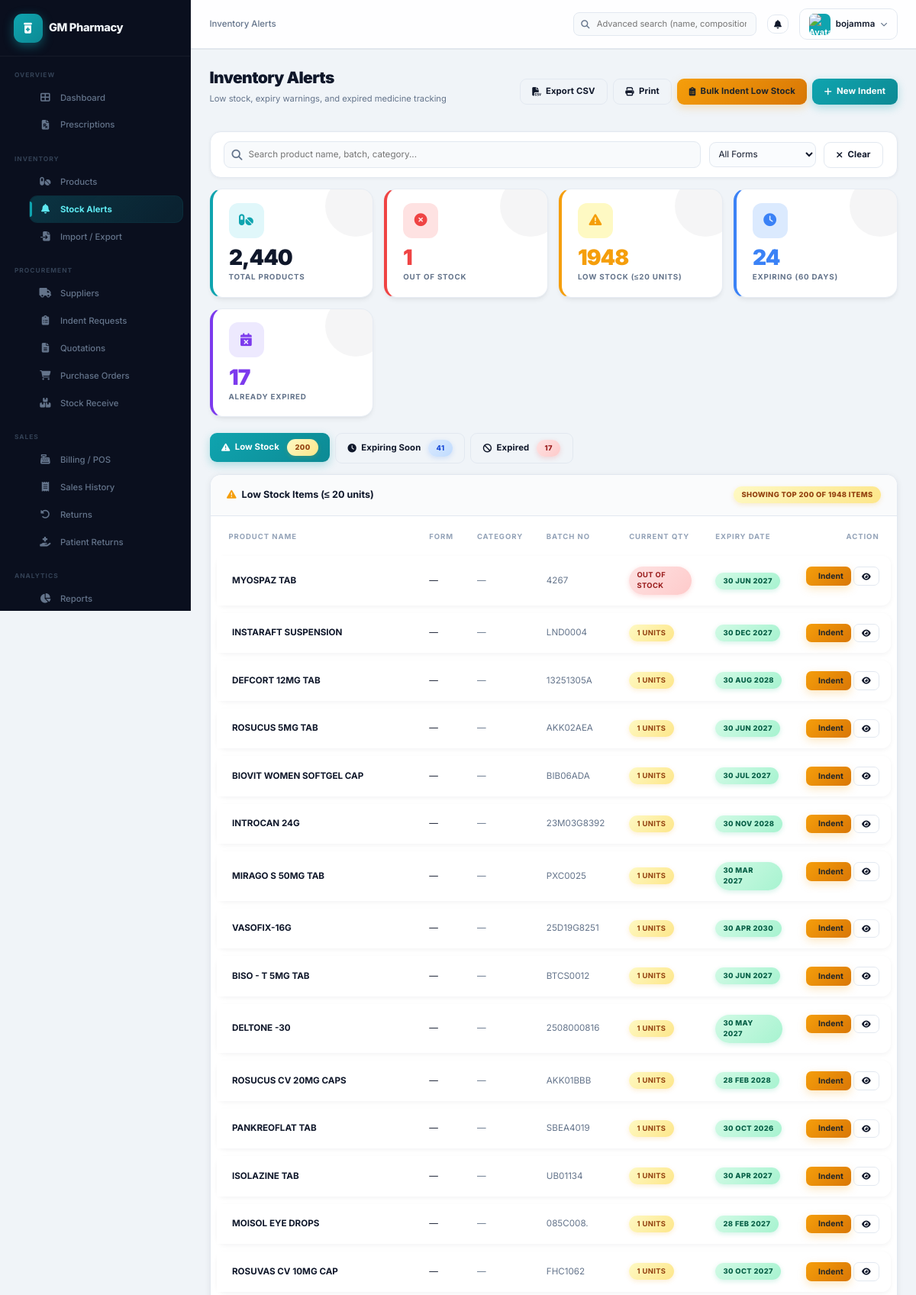
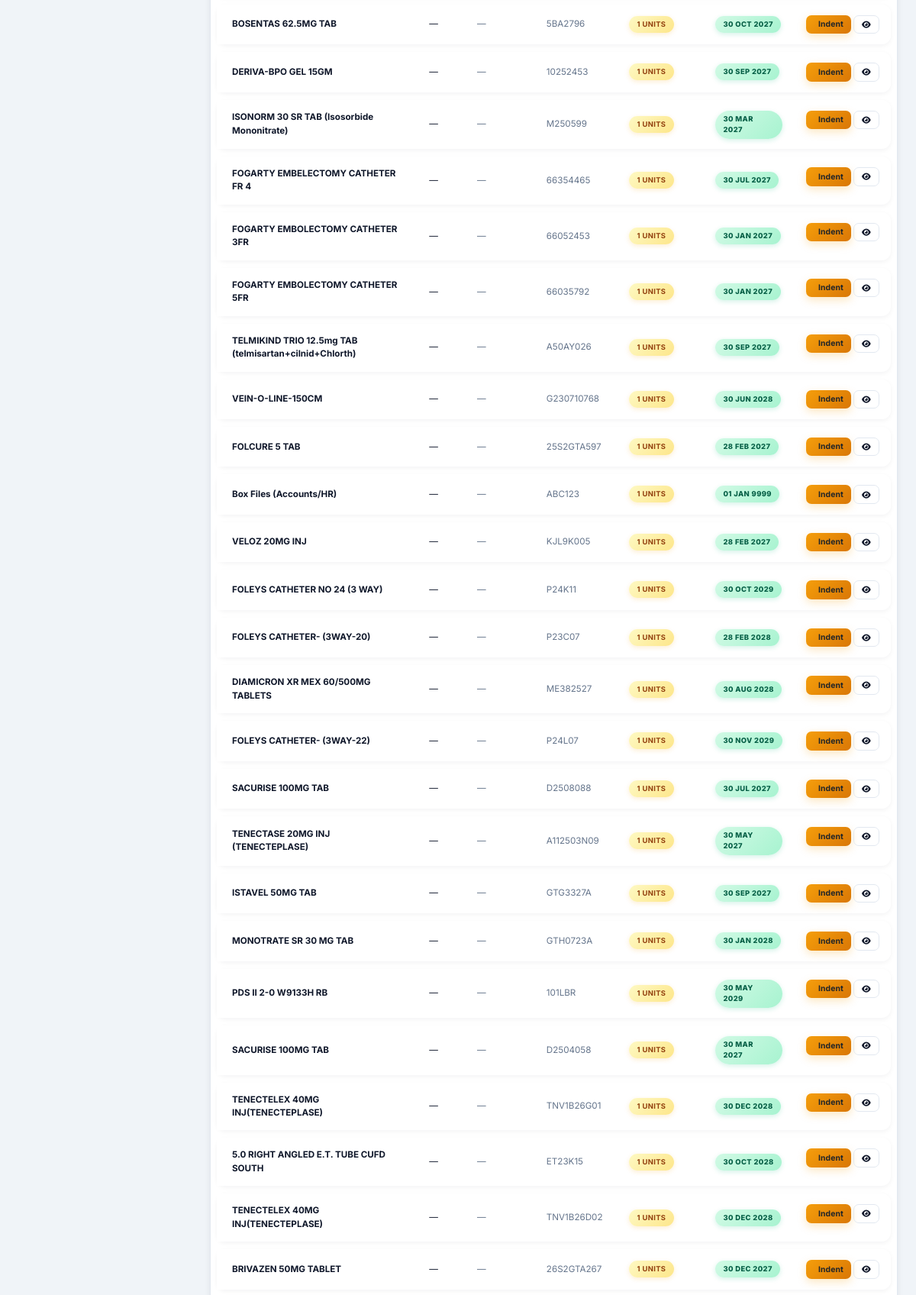
Screenshot of /pharmacy_view/inventory_alerts.php (signed in, upper part) with the database file from the repository (2 pictures, top to bottom).
### tables this page shows
CREATE TABLE `ph_settings` (
  `id` int(11) NOT NULL,
  `setting_key` varchar(100) NOT NULL,
  `setting_value` text DEFAULT NULL,
  `updated_at` timestamp NOT NULL DEFAULT current_timestamp() ON UPDATE current_timestamp()
);

CREATE TABLE `ph_product` (
  `sl_no` int(11) NOT NULL,
  `product_id` varchar(50) NOT NULL,
  `product_name` varchar(255) NOT NULL,
  `content` varchar(255) DEFAULT NULL,
  `strength` varchar(100) DEFAULT NULL,
  `form` varchar(100) DEFAULT NULL,
  `therapeutic` varchar(150) DEFAULT NULL,
  `hsn_code` varchar(20) DEFAULT NULL,
  `manufacturer` varchar(200) DEFAULT NULL,
  `purchase_rate` decimal(10,2) DEFAULT 0.00,
  `pack_rate` decimal(10,2) DEFAULT 0.00,
  `individual_rate` decimal(10,2) DEFAULT 0.00,
  `quantity` int(11) DEFAULT 0,
  `pack` varchar(100) DEFAULT NULL,
  `unit` varchar(50) DEFAULT '''Tablet''',
  `pack_size` int(11) DEFAULT 10,
  `min_stock` int(11) DEFAULT 20,
  `max_stock` int(11) DEFAULT 500,
  `rack_location` varchar(100) DEFAULT NULL,
  `batch_number` varchar(100) DEFAULT NULL,
  `expiry_date` date DEFAULT NULL,
  `mrp` decimal(10,2) DEFAULT 0.00,
  `sales_price` varchar(100) DEFAULT NULL,
  `GST_price` varchar(100) DEFAULT NULL,
  `total_MRP` varchar(100) DEFAULT NULL,
  `tax_no` varchar(100) DEFAULT NULL,
  `t_sale_price` varchar(100) DEFAULT NULL,
  `tax_percent` decimal(5,2) DEFAULT 12.00,
  `product_image` varchar(500) DEFAULT NULL,
  `total_cost` varchar(100) DEFAULT NULL,
  `attachment` mediumtext NOT NULL,
  `is_active` tinyint(1) DEFAULT 1,
  `last_update` timestamp NOT NULL DEFAULT current_timestamp() ON UPDATE current_timestamp()
);

### pharmacy_view/inventory_alerts.php (the view, shortened to what the rows shown need)
<?php
require_once 'includes/db.php';
$db        = getDB();
$threshold  = (int)getSetting('low_stock_threshold', '20');
$expiryDays = (int)getSetting('expiry_alert_days', '60');
function phpExpiryBadge(?string $date): string {
    $ts   = strtotime($date);
    $diff = (int)floor(($ts - time()) / 86400);
    if ($diff < 0)  return '<span class="ph-badge badge-danger"><i class="fas fa-skull-crossbones me-1"></i>Expired ' . abs($diff) . 'd ago</span>';
    if ($diff <= 60) return '<span class="ph-badge badge-warning">' . $diff . ' days</span>';
    return '<span class="ph-badge badge-success">' . date('d M Y', $ts) . '</span>';
}
$lowStockCount = getLowStockCount();
$expiryCount   = getExpiryAlertCount();
$lowStockItems = $db->prepare("
    SELECT product_id, product_name, content, strength, form, therapeutic, quantity, batch_number, expiry_date
    FROM ph_product
    WHERE quantity <= ?
    ORDER BY quantity ASC
    LIMIT 200
");
$lowStockItems->execute([$threshold]);
$lowStockItems = $lowStockItems->fetchAll();
include 'includes/ph_head.php';
?>
<div class="ph-wrap">
<div id="ph-content">
<div class="ph-page-body">
<div class="d-flex justify-content-between align-items-center mb-4">
  <div>
    <h1 class="ph-page-title">Inventory Alerts</h1>
  </div>
</div>
<div class="ph-stat-grid mb-4">
  <div class="ph-stat" style="border-left:4px solid var(--ph-warning);">
    <div class="ph-stat-icon" style="background:#fef9c3;color:var(--ph-warning);"><i class="fas fa-exclamation-triangle"></i></div>
    <div class="ph-stat-val text-warning"><?= $lowStockCount ?></div>
    <div class="ph-stat-lbl">Low Stock (&le;<?= $threshold ?> units)</div>
  </div>
  <div class="ph-stat" style="border-left:4px solid var(--ph-info);">
    <div class="ph-stat-icon" style="background:#dbeafe;color:var(--ph-info);"><i class="fas fa-clock"></i></div>
    <div class="ph-stat-val" style="color:var(--ph-info);"><?= $expiryCount ?></div>
    <div class="ph-stat-lbl">Expiring (<?= $expiryDays ?> days)</div>
  </div>
</div>
<div id="section-low_stock">
  <div class="ph-card">
    <div class="ph-card-header">
      <span><i class="fas fa-exclamation-triangle text-warning me-2"></i>Low Stock Items (≤ <?= $threshold ?> units)</span>
      <span class="ph-badge badge-warning"><?= $lowStockCount > 200 ? 'Showing Top 200 of ' . $lowStockCount : count($lowStockItems) ?> items</span>
    </div>
    <div class="ph-table-wrap">
      <table class="ph-table">
        <thead>
          <tr>
            <th>Product Name</th>
            <th>Form</th>
            <th>Category</th>
            <th>Batch No</th>
            <th>Current Qty</th>
            <th>Expiry Date</th>
            <th class="text-end">Action</th>
          </tr>
        </thead>
        <tbody>
          <?php if (empty($lowStockItems)): ?>
            <tr><td colspan="7" class="text-center py-4 text-muted"><i class="fas fa-check-circle text-success me-2"></i>All products have sufficient stock.</td></tr>
          <?php else: foreach ($lowStockItems as $p):
            $qty = (int)$p['quantity'];
            $qtyClass  = $qty === 0 ? 'danger' : 'warning';
            $qtyLabel  = $qty === 0 ? 'Out of Stock' : $qty . ' units';
          ?>
            <tr>
              <td>
                <div class="fw-bold"><?= htmlspecialchars($p['product_name']) ?></div>
              </td>
              <td><?= $p['form'] ? '<span class="ph-badge badge-primary">' . htmlspecialchars($p['form']) . '</span>' : '—' ?></td>
              <td class="text-muted fs-xs"><?= htmlspecialchars($p['therapeutic'] ?? '—') ?></td>
              <td class="text-muted"><?= htmlspecialchars($p['batch_number'] ?? '—') ?></td>
              <td><span class="ph-badge badge-<?= $qtyClass ?> fw-bold"><?= $qtyLabel ?></span></td>
              <td><?= phpExpiryBadge($p['expiry_date']) ?></td>
              <td class="text-end d-flex gap-1 justify-content-end">
                <button class="ph-btn ph-btn-sm ph-btn-warning text-dark" onclick="quickIndent('<?= htmlspecialchars($p['product_id']) ?>','<?= htmlspecialchars(addslashes($p['product_name'])) ?>',<?= (int)$p['quantity'] ?>)" title="Quick Indent"><i class="fas fa-clipboard-plus"></i> Indent</button>
                <button class="ph-btn ph-btn-sm ph-btn-outline" onclick="viewProduct('<?= htmlspecialchars($p['product_id']) ?>')" title="View Product"><i class="fas fa-eye"></i></button>
              </td>
            </tr>
          <?php endforeach; endif; ?>
        </tbody>
      </table>
    </div>
  </div>
</div>
</div>
</div>
</div>
<?php include 'includes/ph_foot.php'; ?>

### rows the page displays
ph_settings: setting_value "20"
ph_settings: setting_value "60"
ph_product: product_name "MYOSPAZ TAB", therapeutic "—", batch_number "4267", quantity "OUT OF STOCK", expiry_date "30 JUN 2027"
ph_product: product_name "INSTARAFT SUSPENSION", therapeutic "—", batch_number "LND0004", quantity "1 UNITS", expiry_date "30 DEC 2027"
ph_product: product_name "DEFCORT 12MG TAB", therapeutic "—", batch_number "13251305A", quantity "1 UNITS", expiry_date "30 AUG 2028"
ph_product: product_name "ROSUCUS 5MG TAB", therapeutic "—", batch_number "AKK02AEA", quantity "1 UNITS", expiry_date "30 JUN 2027"
ph_product: product_name "BIOVIT WOMEN SOFTGEL CAP", therapeutic "—", batch_number "BIB06ADA", quantity "1 UNITS", expiry_date "30 JUL 2027"
ph_product: product_name "INTROCAN 24G", therapeutic "—", batch_number "23M03G8392", quantity "1 UNITS", expiry_date "30 NOV 2028"
ph_product: product_name "MIRAGO S 50MG TAB", therapeutic "—", batch_number "PXC0025", quantity "1 UNITS", expiry_date "30 MAR 2027"
ph_product: product_name "VASOFIX-16G", therapeutic "—", batch_number "25D19G8251", quantity "1 UNITS", expiry_date "30 APR 2030"
ph_product: product_name "BISO - T 5MG TAB", therapeutic "—", batch_number "BTCS0012", quantity "1 UNITS", expiry_date "30 JUN 2027"
ph_product: product_name "DELTONE -30", therapeutic "—", batch_number "2508000816", quantity "1 UNITS", expiry_date "30 MAY 2027"
ph_product: product_name "ROSUCUS CV 20MG CAPS", therapeutic "—", batch_number "AKK01BBB", quantity "1 UNITS", expiry_date "28 FEB 2028"
ph_product: product_name "PANKREOFLAT TAB", therapeutic "—", batch_number "SBEA4019", quantity "1 UNITS", expiry_date "30 OCT 2026"
ph_product: product_name "ISOLAZINE TAB", therapeutic "—", batch_number "UB01134", quantity "1 UNITS", expiry_date "30 APR 2027"
ph_product: product_name "MOISOL EYE DROPS", therapeutic "—", batch_number "085C008.", quantity "1 UNITS", expiry_date "28 FEB 2027"
ph_product: product_name "ROSUVAS CV 10MG CAP", therapeutic "—", batch_number "FHC1062", quantity "1 UNITS", expiry_date "30 OCT 2027"
ph_product: product_name "BOSENTAS 62.5MG TAB", therapeutic "—", batch_number "5BA2796", quantity "1 UNITS", expiry_date "30 OCT 2027"
ph_product: product_name "DERIVA-BPO GEL 15GM", therapeutic "—", batch_number "10252453", quantity "1 UNITS", expiry_date "30 SEP 2027"
ph_product: product_name "ISONORM 30 SR TAB (Isosorbide Mononitrate)", therapeutic "—", batch_number "M250599", quantity "1 UNITS", expiry_date "30 MAR 2027"
ph_product: product_name "FOGARTY EMBELECTOMY CATHETER FR 4", therapeutic "—", batch_number "66354465", quantity "1 UNITS", expiry_date "30 JUL 2027"
ph_product: product_name "FOGARTY EMBOLECTOMY CATHETER 3FR", therapeutic "—", batch_number "66052453", quantity "1 UNITS", expiry_date "30 JAN 2027"
ph_product: product_name "FOGARTY EMBOLECTOMY CATHETER 5FR", therapeutic "—", batch_number "66035792", quantity "1 UNITS", expiry_date "30 JAN 2027"
ph_product: product_name "TELMIKIND TRIO 12.5mg TAB (telmisartan+cilnid+Chlorth)", therapeutic "—", batch_number "A50AY026", quantity "1 UNITS", expiry_date "30 SEP 2027"
ph_product: product_name "VEIN-O-LINE-150CM", therapeutic "—", batch_number "G230710768", quantity "1 UNITS", expiry_date "30 JUN 2028"
ph_product: product_name "FOLCURE 5 TAB", therapeutic "—", batch_number "25S2GTA597", quantity "1 UNITS", expiry_date "28 FEB 2027"
ph_product: product_name "Box Files (Accounts/HR)", therapeutic "—", batch_number "ABC123", quantity "1 UNITS", expiry_date "01 JAN 9999"
ph_product: product_name "VELOZ 20MG INJ", therapeutic "—", batch_number "KJL9K005", quantity "1 UNITS", expiry_date "28 FEB 2027"
ph_product: product_name "FOLEYS CATHETER NO 24 (3 WAY)", therapeutic "—", batch_number "P24K11", quantity "1 UNITS", expiry_date "30 OCT 2029"
ph_product: product_name "FOLEYS CATHETER- (3WAY-20)", therapeutic "—", batch_number "P23C07", quantity "1 UNITS", expiry_date "28 FEB 2028"
ph_product: product_name "DIAMICRON XR MEX 60/500MG TABLETS", therapeutic "—", batch_number "ME382527", quantity "1 UNITS", expiry_date "30 AUG 2028"
ph_product: product_name "FOLEYS CATHETER- (3WAY-22)", therapeutic "—", batch_number "P24L07", quantity "1 UNITS", expiry_date "30 NOV 2029"
ph_product: product_name "SACURISE 100MG TAB", therapeutic "—", batch_number "D2508088", quantity "1 UNITS", expiry_date "30 JUL 2027"
ph_product: product_name "TENECTASE 20MG INJ (TENECTEPLASE)", therapeutic "—", batch_number "A112503N09", quantity "1 UNITS", expiry_date "30 MAY 2027"
ph_product: product_name "ISTAVEL 50MG TAB", therapeutic "—", batch_number "GTG3327A", quantity "1 UNITS", expiry_date "30 SEP 2027"
ph_product: product_name "MONOTRATE SR 30 MG TAB", therapeutic "—", batch_number "GTH0723A", quantity "1 UNITS", expiry_date "30 JAN 2028"
ph_product: product_name "PDS II 2-0 W9133H RB", therapeutic "—", batch_number "101LBR", quantity "1 UNITS", expiry_date "30 MAY 2029"
ph_product: product_name "SACURISE 100MG TAB", therapeutic "—", batch_number "D2504058", quantity "1 UNITS", expiry_date "30 MAR 2027"
ph_product: product_name "TENECTELEX 40MG INJ(TENECTEPLASE)", therapeutic "—", batch_number "TNV1B26G01", quantity "1 UNITS", expiry_date "30 DEC 2028"
ph_product: product_name "5.0 RIGHT ANGLED E.T. TUBE CUFD SOUTH", therapeutic "—", batch_number "ET23K15", quantity "1 UNITS", expiry_date "30 OCT 2028"
ph_product: product_name "TENECTELEX 40MG INJ(TENECTEPLASE)", therapeutic "—", batch_number "TNV1B26D02", quantity "1 UNITS", expiry_date "30 DEC 2028"
ph_product: product_name "BRIVAZEN 50MG TABLET", therapeutic "—", batch_number "26S2GTA267", quantity "1 UNITS", expiry_date "30 DEC 2027"

### other values shown
$label "Dashboard Prescriptions Products Stock Alerts Import / Export Suppliers Indent Requests Quotations Purchase Orders Stock Receive Billing / POS Sales History Returns Patient Returns Reports"
$pageTitle "Inventory Alerts"
$userName "bojamma"
$totalProducts "2,440"
$outOfStock "1"
$lowStockCount "1948"
$expiryCount "24"
count($expiredItems) "17"
$label "Low Stock"
$count "200"
$label "Expiring Soon"
$count "41"
$label "Expired"
$count "17"
